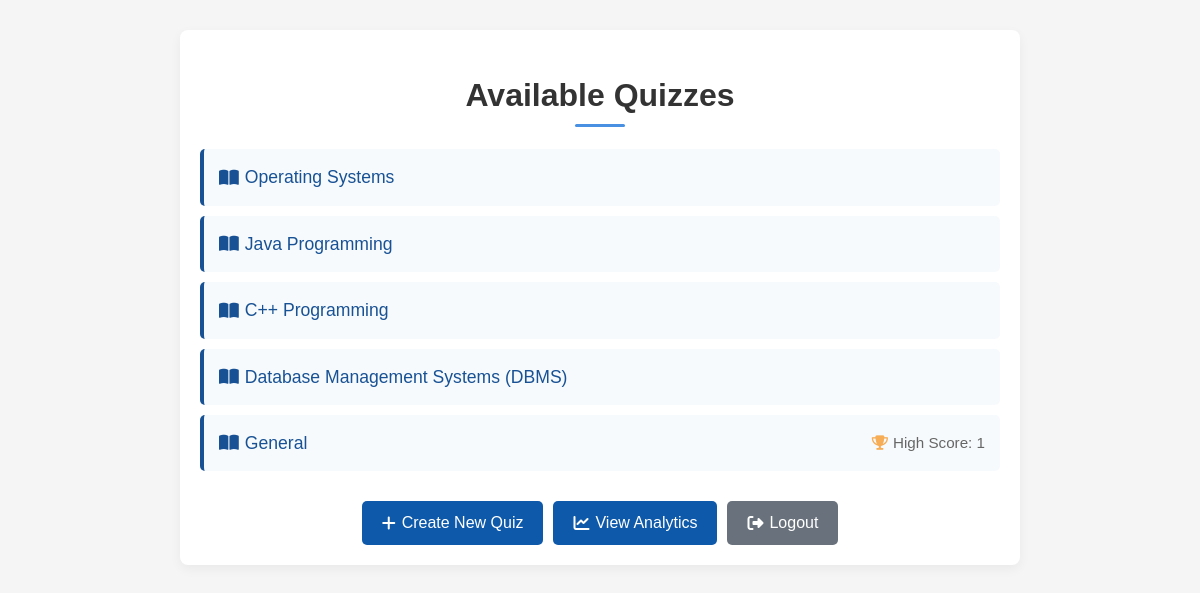
The app's page / (signed in) with its own data.
### app.py (models this page shows)
class Quiz(db.Model):
    id = db.Column(db.Integer, primary_key=True)
    title = db.Column(db.String(100), nullable=False)
    time_limit = db.Column(db.Integer, nullable=False)

### app.py (the view)
@app.route('/')
def home():
    session.permanent = False
    if 'user_id' not in session:
        return redirect(url_for('login'))
    user_id = session.get('user_id')
    user = User.query.get(user_id)
    if not user:
        session.clear()
        flash('Session expired or invalid. Please log in again.', 'danger')
        return redirect(url_for('login'))
    quizzes = Quiz.query.all()
    high_scores = load_high_scores()
    user_high_scores = high_scores.get(str(user_id), {}) if user_id is not None else {}
    return render_template('quiz_list.html', quizzes=quizzes, user_high_scores=user_high_scores)

### app.py (called while the page is built)
def load_high_scores():
    try:
        with open(HIGH_SCORES_FILE, 'r') as f:
            return json.load(f)
    except (IOError, json.JSONDecodeError):
        return {}

### templates/quiz_list.html (shortened to what this page needs)
<!DOCTYPE html>
<html>
<head>
    <link rel="stylesheet" href="https://cdnjs.cloudflare.com/ajax/libs/font-awesome/6.4.0/css/all.min.css">
</head>
<body>
    <div class="container">
        <h1>Available Quizzes</h1>
        <ul>
        {% for quiz in quizzes %}
            <li>
                <a href="{{ url_for('take_quiz', quiz_id=quiz.id) }}" class="quiz-link">
                    <i class="fas fa-book-open"></i>
                    {{ quiz.title }}
                </a>
                {% if user_high_scores.get(quiz.id|string) %}
                    <span class="high-score">
                        <i class="fas fa-trophy"></i>
                        High Score: {{ user_high_scores.get(quiz.id|string) }}
                    </span>
                {% endif %}
            </li>
        {% endfor %}
        </ul>
        <div class="button-group">
            {% if session.get('is_admin') %}
                <a href="{{ url_for('create_quiz') }}" class="button">
                    <i class="fas fa-plus"></i>
                    Create New Quiz
                </a>
                <a href="{{ url_for('admin_analytics') }}" class="button">
                    <i class="fas fa-chart-line"></i>
                    View Analytics
                </a>
            {% endif %}
            <a href="{{ url_for('logout') }}" class="button secondary">
                <i class="fas fa-sign-out-alt"></i>
                Logout
            </a>
        </div>
    </div>
</body>
</html>

### templates/quiz_list.html (style rules this page uses)
body { font-family: 'Arial', sans-serif; margin: 0; padding: 0; background-color: #f5f5f5; color: #333; line-height: 1.5; }
.container { max-width: 800px; margin: 30px auto; padding: 20px; background-color: #fff; border-radius: 8px; box-shadow: 0 4px 12px rgba(0, 0, 0, 0.05); }
h1 { text-align: center; color: #333; margin-bottom: 30px; font-size: 2em; position: relative; }
h1::after { content: ''; position: absolute; width: 50px; height: 3px; background-color: #4a90e2; bottom: -8px; left: 50%; transform: translateX(-50%); border-radius: 2px; }
ul { list-style: none; padding: 0; }
li { background-color: #f7fafc; margin-bottom: 10px; padding: 15px; border-radius: 5px; display: flex; justify-content: space-between; align-items: center; border-left: 4px solid #185295; transition: transform 0.2s ease, box-shadow 0.2s ease; }
li a.quiz-link { color: #185295; text-decoration: none; font-size: 1.1em; font-weight: 500; display: flex; align-items: center; gap: 6px; }
li a.quiz-link i { font-size: 1em; }
li span.high-score { color: #666; font-size: 0.95em; display: flex; align-items: center; gap: 5px; }
li span.high-score i { color: #f6ad55; font-size: 0.95em; }
.button-group { text-align: center; margin-top: 30px; display: flex; justify-content: center; gap: 10px; flex-wrap: wrap; }
.button { display: inline-flex; align-items: center; gap: 6px; padding: 10px 20px; background-color: #0e59a9; color: white; text-decoration: none; border-radius: 5px; font-size: 1em; font-weight: 500; transition: background 0.3s ease; }
.button.secondary { background-color: #69727c; }
.button i { font-size: 1em; }

### records on screen
Quiz: title "Operating Systems"
Quiz: title "Java Programming"
Quiz: title "C++ Programming"
Quiz: title "Database Management Systems (DBMS)"
Quiz: title "General", get "1"
